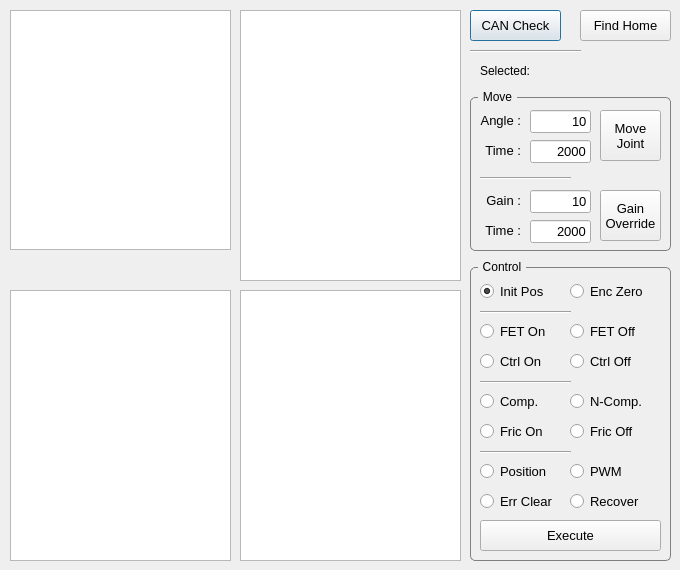
<?xml version="1.0" encoding="UTF-8"?>
<ui version="4.0">
 <class>SettingDialog</class>
 <widget class="QDialog" name="SettingDialog">
  <property name="geometry">
   <rect>
    <x>0</x>
    <y>0</y>
    <width>680</width>
    <height>570</height>
   </rect>
  </property>
  <property name="windowTitle">
   <string>Dialog</string>
  </property>
  <widget class="QTableWidget" name="TW_0">
   <property name="geometry">
    <rect>
     <x>10</x>
     <y>10</y>
     <width>221</width>
     <height>240</height>
    </rect>
   </property>
  </widget>
  <widget class="QTableWidget" name="TW_1">
   <property name="geometry">
    <rect>
     <x>10</x>
     <y>290</y>
     <width>221</width>
     <height>271</height>
    </rect>
   </property>
  </widget>
  <widget class="QTableWidget" name="TW_2">
   <property name="geometry">
    <rect>
     <x>240</x>
     <y>10</y>
     <width>221</width>
     <height>271</height>
    </rect>
   </property>
   <property name="selectionMode">
    <enum>QAbstractItemView::SingleSelection</enum>
   </property>
   <property name="selectionBehavior">
    <enum>QAbstractItemView::SelectRows</enum>
   </property>
  </widget>
  <widget class="QTableWidget" name="TW_3">
   <property name="geometry">
    <rect>
     <x>240</x>
     <y>290</y>
     <width>221</width>
     <height>271</height>
    </rect>
   </property>
  </widget>
  <widget class="QLabel" name="LB_SELECTED">
   <property name="geometry">
    <rect>
     <x>480</x>
     <y>60</y>
     <width>121</width>
     <height>21</height>
    </rect>
   </property>
   <property name="text">
    <string>Selected: </string>
   </property>
  </widget>
  <widget class="QPushButton" name="BTN_CAN_CHECK">
   <property name="geometry">
    <rect>
     <x>470</x>
     <y>10</y>
     <width>91</width>
     <height>31</height>
    </rect>
   </property>
   <property name="font">
    <font>
     <pointsize>10</pointsize>
    </font>
   </property>
   <property name="text">
    <string>CAN Check</string>
   </property>
  </widget>
  <widget class="QPushButton" name="BTN_FIND_HOME">
   <property name="geometry">
    <rect>
     <x>580</x>
     <y>10</y>
     <width>91</width>
     <height>31</height>
    </rect>
   </property>
   <property name="font">
    <font>
     <pointsize>10</pointsize>
    </font>
   </property>
   <property name="text">
    <string>Find Home</string>
   </property>
  </widget>
  <widget class="QGroupBox" name="groupBox_2">
   <property name="geometry">
    <rect>
     <x>470</x>
     <y>90</y>
     <width>201</width>
     <height>161</height>
    </rect>
   </property>
   <property name="styleSheet">
    <string notr="true">QGroupBox {
    border: 1px solid gray;
    border-radius: 5px;
    margin-top: 7px;
}

QGroupBox::title {
    subcontrol-origin: margin;
    left: 8px;
    padding: 0 3px 0 3px;
}

</string>
   </property>
   <property name="title">
    <string>Move</string>
   </property>
   <widget class="QPushButton" name="BTN_MOVE_JOINT">
    <property name="geometry">
     <rect>
      <x>130</x>
      <y>20</y>
      <width>61</width>
      <height>51</height>
     </rect>
    </property>
    <property name="font">
     <font>
      <pointsize>10</pointsize>
     </font>
    </property>
    <property name="text">
     <string>Move
Joint</string>
    </property>
   </widget>
   <widget class="QLabel" name="label_2">
    <property name="geometry">
     <rect>
      <x>10</x>
      <y>50</y>
      <width>41</width>
      <height>21</height>
     </rect>
    </property>
    <property name="font">
     <font>
      <pointsize>10</pointsize>
     </font>
    </property>
    <property name="text">
     <string>Time :</string>
    </property>
    <property name="alignment">
     <set>Qt::AlignRight|Qt::AlignTrailing|Qt::AlignVCenter</set>
    </property>
   </widget>
   <widget class="QLineEdit" name="LE_MOVE_DEGREE">
    <property name="geometry">
     <rect>
      <x>60</x>
      <y>20</y>
      <width>61</width>
      <height>23</height>
     </rect>
    </property>
    <property name="font">
     <font>
      <pointsize>10</pointsize>
     </font>
    </property>
    <property name="text">
     <string>10</string>
    </property>
    <property name="alignment">
     <set>Qt::AlignRight|Qt::AlignTrailing|Qt::AlignVCenter</set>
    </property>
   </widget>
   <widget class="QLineEdit" name="LE_MOVE_TIME">
    <property name="geometry">
     <rect>
      <x>60</x>
      <y>50</y>
      <width>61</width>
      <height>23</height>
     </rect>
    </property>
    <property name="font">
     <font>
      <pointsize>10</pointsize>
     </font>
    </property>
    <property name="text">
     <string>2000</string>
    </property>
    <property name="alignment">
     <set>Qt::AlignRight|Qt::AlignTrailing|Qt::AlignVCenter</set>
    </property>
   </widget>
   <widget class="QLabel" name="label">
    <property name="geometry">
     <rect>
      <x>10</x>
      <y>20</y>
      <width>41</width>
      <height>21</height>
     </rect>
    </property>
    <property name="font">
     <font>
      <pointsize>10</pointsize>
     </font>
    </property>
    <property name="text">
     <string>Angle :</string>
    </property>
    <property name="alignment">
     <set>Qt::AlignRight|Qt::AlignTrailing|Qt::AlignVCenter</set>
    </property>
   </widget>
   <widget class="QPushButton" name="BTN_GAIN_OVERRIDE">
    <property name="geometry">
     <rect>
      <x>130</x>
      <y>100</y>
      <width>61</width>
      <height>51</height>
     </rect>
    </property>
    <property name="font">
     <font>
      <pointsize>10</pointsize>
     </font>
    </property>
    <property name="text">
     <string>Gain
Override</string>
    </property>
   </widget>
   <widget class="QLineEdit" name="LE_GO_GAIN">
    <property name="geometry">
     <rect>
      <x>60</x>
      <y>100</y>
      <width>61</width>
      <height>23</height>
     </rect>
    </property>
    <property name="font">
     <font>
      <pointsize>10</pointsize>
     </font>
    </property>
    <property name="text">
     <string>10</string>
    </property>
    <property name="alignment">
     <set>Qt::AlignRight|Qt::AlignTrailing|Qt::AlignVCenter</set>
    </property>
   </widget>
   <widget class="QLabel" name="label_3">
    <property name="geometry">
     <rect>
      <x>10</x>
      <y>100</y>
      <width>41</width>
      <height>21</height>
     </rect>
    </property>
    <property name="font">
     <font>
      <pointsize>10</pointsize>
     </font>
    </property>
    <property name="text">
     <string>Gain :</string>
    </property>
    <property name="alignment">
     <set>Qt::AlignRight|Qt::AlignTrailing|Qt::AlignVCenter</set>
    </property>
   </widget>
   <widget class="QLineEdit" name="LE_GO_TIME">
    <property name="geometry">
     <rect>
      <x>60</x>
      <y>130</y>
      <width>61</width>
      <height>23</height>
     </rect>
    </property>
    <property name="font">
     <font>
      <pointsize>10</pointsize>
     </font>
    </property>
    <property name="text">
     <string>2000</string>
    </property>
    <property name="alignment">
     <set>Qt::AlignRight|Qt::AlignTrailing|Qt::AlignVCenter</set>
    </property>
   </widget>
   <widget class="QLabel" name="label_4">
    <property name="geometry">
     <rect>
      <x>10</x>
      <y>130</y>
      <width>41</width>
      <height>21</height>
     </rect>
    </property>
    <property name="font">
     <font>
      <pointsize>10</pointsize>
     </font>
    </property>
    <property name="text">
     <string>Time :</string>
    </property>
    <property name="alignment">
     <set>Qt::AlignRight|Qt::AlignTrailing|Qt::AlignVCenter</set>
    </property>
   </widget>
   <widget class="Line" name="line_2">
    <property name="geometry">
     <rect>
      <x>10</x>
      <y>80</y>
      <width>91</width>
      <height>16</height>
     </rect>
    </property>
    <property name="orientation">
     <enum>Qt::Horizontal</enum>
    </property>
   </widget>
  </widget>
  <widget class="Line" name="line">
   <property name="geometry">
    <rect>
     <x>470</x>
     <y>43</y>
     <width>111</width>
     <height>16</height>
    </rect>
   </property>
   <property name="orientation">
    <enum>Qt::Horizontal</enum>
   </property>
  </widget>
  <widget class="QGroupBox" name="groupBox">
   <property name="geometry">
    <rect>
     <x>470</x>
     <y>260</y>
     <width>201</width>
     <height>301</height>
    </rect>
   </property>
   <property name="styleSheet">
    <string notr="true">QGroupBox {
    border: 1px solid gray;
    border-radius: 5px;
    margin-top: 7px;
}

QGroupBox::title {
    subcontrol-origin: margin;
    left: 8px;
    padding: 0 3px 0 3px;
}

</string>
   </property>
   <property name="title">
    <string>Control</string>
   </property>
   <widget class="QPushButton" name="BTN_EXECUTE_COMMAND">
    <property name="geometry">
     <rect>
      <x>10</x>
      <y>260</y>
      <width>181</width>
      <height>31</height>
     </rect>
    </property>
    <property name="font">
     <font>
      <pointsize>10</pointsize>
     </font>
    </property>
    <property name="text">
     <string>Execute</string>
    </property>
   </widget>
   <widget class="QRadioButton" name="RB_MODE_POS">
    <property name="geometry">
     <rect>
      <x>10</x>
      <y>200</y>
      <width>91</width>
      <height>22</height>
     </rect>
    </property>
    <property name="font">
     <font>
      <pointsize>10</pointsize>
     </font>
    </property>
    <property name="text">
     <string>Position</string>
    </property>
   </widget>
   <widget class="QRadioButton" name="RB_MODE_PWM">
    <property name="geometry">
     <rect>
      <x>100</x>
      <y>200</y>
      <width>91</width>
      <height>22</height>
     </rect>
    </property>
    <property name="font">
     <font>
      <pointsize>10</pointsize>
     </font>
    </property>
    <property name="text">
     <string>PWM</string>
    </property>
   </widget>
   <widget class="QRadioButton" name="RB_FRIC_OFF">
    <property name="geometry">
     <rect>
      <x>100</x>
      <y>160</y>
      <width>91</width>
      <height>22</height>
     </rect>
    </property>
    <property name="font">
     <font>
      <pointsize>10</pointsize>
     </font>
    </property>
    <property name="text">
     <string>Fric Off</string>
    </property>
   </widget>
   <widget class="QRadioButton" name="RB_FRIC_ON">
    <property name="geometry">
     <rect>
      <x>10</x>
      <y>160</y>
      <width>91</width>
      <height>22</height>
     </rect>
    </property>
    <property name="font">
     <font>
      <pointsize>10</pointsize>
     </font>
    </property>
    <property name="text">
     <string>Fric On</string>
    </property>
   </widget>
   <widget class="QRadioButton" name="RB_SW_COMP">
    <property name="geometry">
     <rect>
      <x>10</x>
      <y>130</y>
      <width>91</width>
      <height>22</height>
     </rect>
    </property>
    <property name="font">
     <font>
      <pointsize>10</pointsize>
     </font>
    </property>
    <property name="text">
     <string>Comp.</string>
    </property>
   </widget>
   <widget class="QRadioButton" name="RB_SW_NON_COMP">
    <property name="geometry">
     <rect>
      <x>100</x>
      <y>130</y>
      <width>91</width>
      <height>22</height>
     </rect>
    </property>
    <property name="font">
     <font>
      <pointsize>10</pointsize>
     </font>
    </property>
    <property name="text">
     <string>N-Comp.</string>
    </property>
   </widget>
   <widget class="QRadioButton" name="RB_INIT_POS">
    <property name="geometry">
     <rect>
      <x>10</x>
      <y>20</y>
      <width>91</width>
      <height>22</height>
     </rect>
    </property>
    <property name="font">
     <font>
      <pointsize>10</pointsize>
     </font>
    </property>
    <property name="text">
     <string>Init Pos</string>
    </property>
    <property name="checked">
     <bool>true</bool>
    </property>
   </widget>
   <widget class="QRadioButton" name="RB_ENC_ZERO">
    <property name="geometry">
     <rect>
      <x>100</x>
      <y>20</y>
      <width>91</width>
      <height>22</height>
     </rect>
    </property>
    <property name="font">
     <font>
      <pointsize>10</pointsize>
     </font>
    </property>
    <property name="text">
     <string>Enc Zero</string>
    </property>
   </widget>
   <widget class="QRadioButton" name="RB_FET_OFF">
    <property name="geometry">
     <rect>
      <x>100</x>
      <y>60</y>
      <width>91</width>
      <height>22</height>
     </rect>
    </property>
    <property name="font">
     <font>
      <pointsize>10</pointsize>
     </font>
    </property>
    <property name="text">
     <string>FET Off</string>
    </property>
   </widget>
   <widget class="QRadioButton" name="RB_FET_ON">
    <property name="geometry">
     <rect>
      <x>10</x>
      <y>60</y>
      <width>91</width>
      <height>22</height>
     </rect>
    </property>
    <property name="font">
     <font>
      <pointsize>10</pointsize>
     </font>
    </property>
    <property name="text">
     <string>FET On</string>
    </property>
   </widget>
   <widget class="QRadioButton" name="RB_CTRL_OFF">
    <property name="geometry">
     <rect>
      <x>100</x>
      <y>90</y>
      <width>91</width>
      <height>22</height>
     </rect>
    </property>
    <property name="font">
     <font>
      <pointsize>10</pointsize>
     </font>
    </property>
    <property name="text">
     <string>Ctrl Off</string>
    </property>
   </widget>
   <widget class="QRadioButton" name="RB_CTRL_ON">
    <property name="geometry">
     <rect>
      <x>10</x>
      <y>90</y>
      <width>91</width>
      <height>22</height>
     </rect>
    </property>
    <property name="font">
     <font>
      <pointsize>10</pointsize>
     </font>
    </property>
    <property name="text">
     <string>Ctrl On</string>
    </property>
   </widget>
   <widget class="Line" name="line_3">
    <property name="geometry">
     <rect>
      <x>10</x>
      <y>44</y>
      <width>91</width>
      <height>16</height>
     </rect>
    </property>
    <property name="orientation">
     <enum>Qt::Horizontal</enum>
    </property>
   </widget>
   <widget class="Line" name="line_4">
    <property name="geometry">
     <rect>
      <x>10</x>
      <y>114</y>
      <width>91</width>
      <height>16</height>
     </rect>
    </property>
    <property name="orientation">
     <enum>Qt::Horizontal</enum>
    </property>
   </widget>
   <widget class="Line" name="line_5">
    <property name="geometry">
     <rect>
      <x>10</x>
      <y>184</y>
      <width>91</width>
      <height>16</height>
     </rect>
    </property>
    <property name="orientation">
     <enum>Qt::Horizontal</enum>
    </property>
   </widget>
   <widget class="QRadioButton" name="RB_ERROR_CLEAR">
    <property name="geometry">
     <rect>
      <x>10</x>
      <y>230</y>
      <width>91</width>
      <height>22</height>
     </rect>
    </property>
    <property name="font">
     <font>
      <pointsize>10</pointsize>
     </font>
    </property>
    <property name="text">
     <string>Err Clear</string>
    </property>
   </widget>
   <widget class="QRadioButton" name="RB_JOINT_RECOVER">
    <property name="geometry">
     <rect>
      <x>100</x>
      <y>230</y>
      <width>91</width>
      <height>22</height>
     </rect>
    </property>
    <property name="font">
     <font>
      <pointsize>10</pointsize>
     </font>
    </property>
    <property name="text">
     <string>Recover</string>
    </property>
   </widget>
   <zorder>BTN_EXECUTE_COMMAND</zorder>
   <zorder>TW_3</zorder>
   <zorder>RB_MODE_POS</zorder>
   <zorder>RB_MODE_PWM</zorder>
   <zorder>RB_FRIC_OFF</zorder>
   <zorder>RB_FRIC_ON</zorder>
   <zorder>RB_SW_COMP</zorder>
   <zorder>RB_SW_NON_COMP</zorder>
   <zorder>RB_INIT_POS</zorder>
   <zorder>RB_ENC_ZERO</zorder>
   <zorder>RB_FET_OFF</zorder>
   <zorder>RB_FET_ON</zorder>
   <zorder>RB_CTRL_OFF</zorder>
   <zorder>RB_CTRL_ON</zorder>
   <zorder>line_3</zorder>
   <zorder>line_4</zorder>
   <zorder>line_5</zorder>
   <zorder>RB_ERROR_CLEAR</zorder>
   <zorder>RB_JOINT_RECOVER</zorder>
  </widget>
 </widget>
 <resources/>
 <connections/>
</ui>
